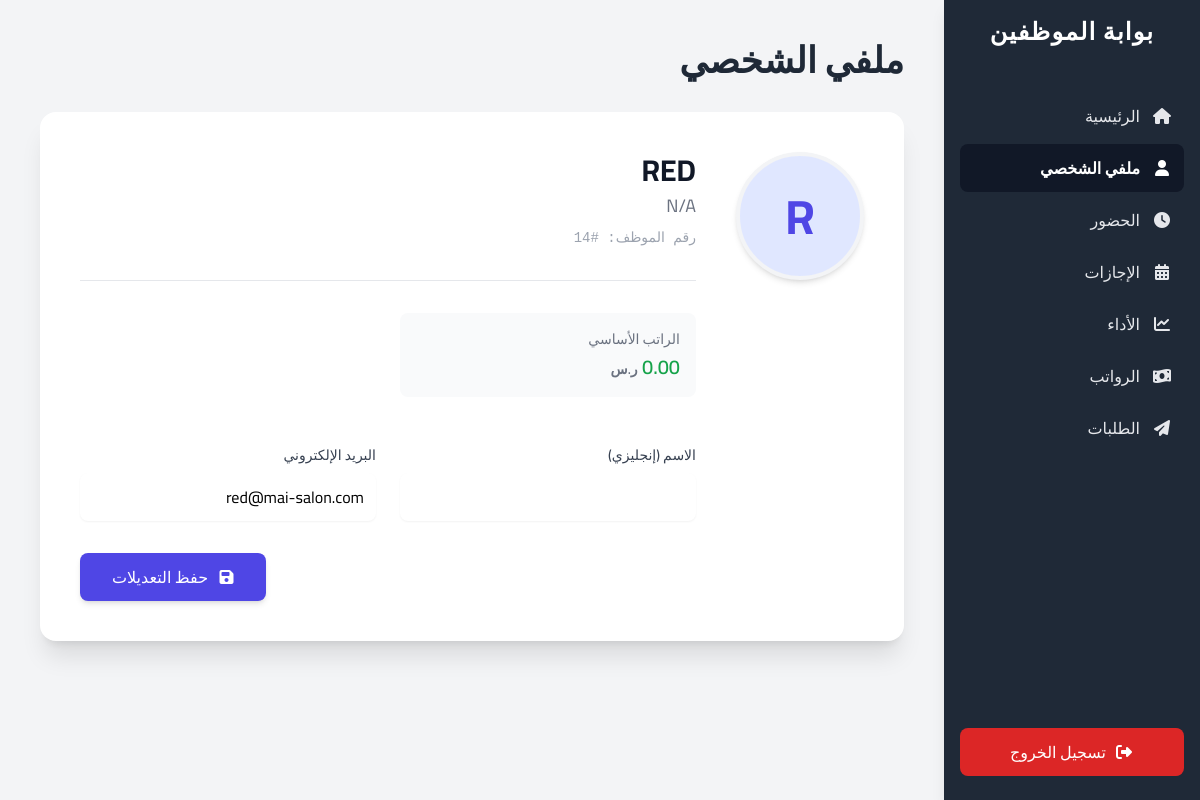
The app's page /admin/profile.php (signed in) with its own data.
### tables this page shows
CREATE TABLE `users` (
  `id` int(10) UNSIGNED NOT NULL,
  `name` varchar(100) NOT NULL,
  `email` varchar(150) NOT NULL,
  `password` varchar(255) NOT NULL,
  `role_id` int(10) UNSIGNED NOT NULL,
  `is_active` tinyint(1) DEFAULT 1,
  `last_login` timestamp NULL DEFAULT NULL,
  `created_by` int(10) UNSIGNED DEFAULT NULL,
  `created_at` timestamp NOT NULL DEFAULT current_timestamp(),
  `updated_at` timestamp NOT NULL DEFAULT current_timestamp() ON UPDATE current_timestamp()
);

### admin/profile.php (the view, shortened to what this page needs)
<?php
$lang = $_SESSION['lang'] ?? 'ar';
$is_rtl = ($lang === 'ar');
$t = [
    'en' => ['title' => 'My Profile', 'header' => 'My Profile', 'update_success' => 'Profile updated successfully.', 'update_error' => 'Error updating profile: ', 'profile_not_found' => 'Your profile could not be found. Please contact administration.', 'employee_id' => 'Employee ID', 'base_salary' => 'Base Salary', 'name_english' => 'Name (English)', 'email' => 'Email Address', 'save_changes' => 'Save Changes', 'currency' => 'SAR'],
    'ar' => ['title' => 'ملفي الشخصي', 'header' => 'ملفي الشخصي', 'update_success' => 'تم تحديث الملف الشخصي بنجاح.', 'update_error' => 'حدث خطأ أثناء التحديث: ', 'profile_not_found' => 'لا يمكن العثور على ملفك الشخصي. يرجى التواصل مع الإدارة.', 'employee_id' => 'رقم الموظف', 'base_salary' => 'الراتب الأساسي', 'name_english' => 'الاسم (إنجليزي)', 'email' => 'البريد الإلكتروني', 'save_changes' => 'حفظ التعديلات', 'currency' => 'ر.س']
];
$t_sidebar = [
    'en' => ['employee_portal' => 'Employee Portal', 'home' => 'Home', 'my_profile' => 'My Profile', 'attendance' => 'Attendance', 'leaves' => 'Leaves', 'performance' => 'Performance', 'payroll' => 'Payroll', 'requests' => 'Requests', 'logout' => 'Logout'],
    'ar' => ['employee_portal' => 'بوابة الموظفين', 'home' => 'الرئيسية', 'my_profile' => 'ملفي الشخصي', 'attendance' => 'الحضور', 'leaves' => 'الإجازات', 'performance' => 'الأداء', 'payroll' => 'الرواتب', 'requests' => 'الطلبات', 'logout' => 'تسجيل الخروج']
];
$user_id_from_session = $_SESSION['user_id'];
$database = new Database();
$db = $database->getConnection();
$stmt_user = $db->prepare("SELECT id, email, name FROM users WHERE id = ?");
$stmt_user->execute([$user_id_from_session]);
$user_data = $stmt_user->fetch(PDO::FETCH_ASSOC);
$stmt_tm = $db->prepare("SELECT name_en, position_ar, salary, image FROM team_members WHERE user_id = ?");
$stmt_tm->execute([$user_id_from_session]);
$team_member_data = $stmt_tm->fetch(PDO::FETCH_ASSOC);
$profile = array_merge($user_data, $team_member_data ?: []);
$display_name = ($lang === 'ar' && !empty($profile['name'])) ? $profile['name'] : ($profile['name_en'] ?? $profile['name'] ?? 'Employee');
$profile_image = isset($profile['image']) && !empty($profile['image']) ? $profile['image'] : null;
$profile_initial = '';
if (!$profile_image && !empty($display_name)) {
    $profile_initial = mb_strtoupper(mb_substr($display_name, 0, 1, 'UTF-8'));
}
?>
<!DOCTYPE html>
<html lang="<?= $lang ?>" dir="<?= $is_rtl ? 'rtl' : 'ltr' ?>">
<head>
    <script src="https://cdn.tailwindcss.com"></script>
    <link rel="stylesheet" href="https://cdnjs.cloudflare.com/ajax/libs/font-awesome/6.4.2/css/all.min.css">
</head>
<body class="antialiased">
    <div class="flex min-h-screen">
        <aside id="sidebar" class="sidebar bg-gray-800 text-gray-200 w-64 p-4 fixed <?= $is_rtl ? 'right-0' : 'left-0' ?> top-0 z-50 md:translate-x-0 h-full flex flex-col shadow-lg">
            <div class="text-center mb-10">
                <a href="dashboard_r.php" class="text-2xl font-bold text-white tracking-wider"><?= $t_sidebar[$lang]['employee_portal'] ?></a>
            </div>
            <nav class="flex-grow">
                 <a href="dashboard_r.php" class="flex items-center p-3 my-1 hover:bg-gray-700 hover:text-white rounded-lg transition-colors"><i class="fas fa-home fa-fw <?= $is_rtl ? 'ml-3' : 'mr-3' ?>"></i> <?= $t_sidebar[$lang]['home'] ?></a>
                <a href="profile.php" class="flex items-center p-3 my-1 bg-gray-900 text-white rounded-lg font-bold"><i class="fas fa-user fa-fw <?= $is_rtl ? 'ml-3' : 'mr-3' ?>"></i> <?= $t_sidebar[$lang]['my_profile'] ?></a>
                <a href="attendance.php" class="flex items-center p-3 my-1 hover:bg-gray-700 hover:text-white rounded-lg transition-colors"><i class="fas fa-clock fa-fw <?= $is_rtl ? 'ml-3' : 'mr-3' ?>"></i> <?= $t_sidebar[$lang]['attendance'] ?></a>
                <a href="leaves.php" class="flex items-center p-3 my-1 hover:bg-gray-700 hover:text-white rounded-lg transition-colors"><i class="fas fa-calendar-alt fa-fw <?= $is_rtl ? 'ml-3' : 'mr-3' ?>"></i> <?= $t_sidebar[$lang]['leaves'] ?></a>
                <a href="performance.php" class="flex items-center p-3 my-1 hover:bg-gray-700 hover:text-white rounded-lg transition-colors"><i class="fas fa-chart-line fa-fw <?= $is_rtl ? 'ml-3' : 'mr-3' ?>"></i> <?= $t_sidebar[$lang]['performance'] ?></a>
                <a href="payroll.php" class="flex items-center p-3 my-1 hover:bg-gray-700 hover:text-white rounded-lg transition-colors"><i class="fas fa-money-bill-wave fa-fw <?= $is_rtl ? 'ml-3' : 'mr-3' ?>"></i> <?= $t_sidebar[$lang]['payroll'] ?></a>
                <a href="requests.php" class="flex items-center p-3 my-1 hover:bg-gray-700 hover:text-white rounded-lg transition-colors"><i class="fas fa-paper-plane fa-fw <?= $is_rtl ? 'ml-3' : 'mr-3' ?>"></i> <?= $t_sidebar[$lang]['requests'] ?></a>
            </nav>
            <div class="mt-auto">
                 <a href="logout.php" class="flex items-center p-3 my-2 bg-red-600 hover:bg-red-700 text-white rounded-lg justify-center transition-colors"><i class="fas fa-sign-out-alt fa-fw <?= $is_rtl ? 'ml-2' : 'mr-2' ?>"></i> <?= $t_sidebar[$lang]['logout'] ?></a>
            </div>
        </aside>
        <main class="main-content flex-1 p-6 md:p-10">
            <div class="max-w-4xl mx-auto">
                <header class="fade-in-up mb-8">
                    <h1 class="text-3xl md:text-4xl font-bold text-gray-800"><?= $t[$lang]['header'] ?></h1>
                </header>
                <div class="fade-in-up bg-white p-8 md:p-10 rounded-2xl shadow-xl transition-shadow hover:shadow-2xl">
                    <div class="flex flex-col md:flex-row items-center md:items-start md:gap-10">
                        <div class="flex-shrink-0 mb-6 md:mb-0 text-center">
                            <?php if ($profile_image): ?>
                                <img src="/<?= htmlspecialchars($profile_image) ?>" alt="Profile Picture" class="w-32 h-32 rounded-full object-cover mx-auto border-4 border-gray-100 shadow-md">
                            <?php else: ?>
                                <div class="w-32 h-32 rounded-full bg-indigo-100 flex items-center justify-center mx-auto border-4 border-gray-100 shadow-md">
                                    <span class="text-5xl font-bold text-indigo-600"><?= htmlspecialchars($profile_initial) ?></span>
                                </div>
                            <?php endif; ?>
                        </div>
                        <div class="flex-grow w-full">
                            <div class="text-center <?= $is_rtl ? 'md:text-right' : 'md:text-left' ?>">
                                 <h2 class="text-3xl font-bold text-gray-900"><?= htmlspecialchars($display_name) ?></h2>
                                 <p class="text-lg text-gray-500 mt-1"><?= htmlspecialchars($profile['position_ar'] ?? 'N/A') ?></p>
                                 <p class="text-sm text-gray-400 mt-2 font-mono"><?= $t[$lang]['employee_id'] ?>: #<?= htmlspecialchars($profile['id']) ?></p>
                            </div>
                            <hr class="my-8 border-gray-200">
                            <form method="POST" action="profile.php">
                                <div class="grid grid-cols-1 md:grid-cols-2 gap-6">
                                    <div class="bg-gray-50 p-4 rounded-lg">
                                        <label class="block text-sm font-medium text-gray-500"><?= $t[$lang]['base_salary'] ?></label>
                                        <p class="mt-1 text-xl font-semibold text-green-600"><?= number_format($profile['salary'] ?? 0, 2) ?> <span class="text-sm text-gray-500"><?= $t[$lang]['currency'] ?></span></p>
                                    </div>
                                    <div>
                                        <label for="name_en" class="block text-sm font-medium text-gray-700 mb-2"><?= $t[$lang]['name_english'] ?></label>
                                        <input type="text" name="name_en" id="name_en" value="<?= htmlspecialchars($profile['name_en'] ?? '') ?>" class="form-input w-full border-gray-300 rounded-lg shadow-sm p-3">
                                    </div>
                                    <div>
                                        <label for="email" class="block text-sm font-medium text-gray-700 mb-2"><?= $t[$lang]['email'] ?></label>
                                        <input type="email" name="email" id="email" value="<?= htmlspecialchars($profile['email'] ?? '') ?>" required class="form-input w-full border-gray-300 rounded-lg shadow-sm p-3">
                                    </div>
                                </div>
                                <div class="mt-8 flex justify-end">
                                    <button type="submit" class="bg-indigo-600 text-white px-8 py-3 rounded-lg hover:bg-indigo-700 transition transform hover:scale-105 shadow-md focus:outline-none focus:ring-2 focus:ring-offset-2 focus:ring-indigo-500">
                                        <i class="fas fa-save <?= $is_rtl ? 'ml-2' : 'mr-2' ?>"></i> <?= $t[$lang]['save_changes'] ?>
                                    </button>
                                </div>
                            </form>
                        </div>
                    </div>
                </div>
            </div>
        </main>
    </div>
</body>
</html>

### records on screen
users: name "R", name "RED", id "14", email "red@mai-salon.com"

### other values on screen
$t_sidebar[$lang]['employee_portal'] "بوابة الموظفين"
$t_sidebar[$lang]['home'] "الرئيسية"
$t_sidebar[$lang]['my_profile'] "ملفي الشخصي"
$t_sidebar[$lang]['attendance'] "الحضور"
$t_sidebar[$lang]['leaves'] "الإجازات"
$t_sidebar[$lang]['performance'] "الأداء"
$t_sidebar[$lang]['payroll'] "الرواتب"
$t_sidebar[$lang]['requests'] "الطلبات"
$t_sidebar[$lang]['logout'] "تسجيل الخروج"
$t[$lang]['header'] "ملفي الشخصي"
$profile['position_ar'] "N/A"
$t[$lang]['employee_id'] "رقم الموظف"
$t[$lang]['base_salary'] "الراتب الأساسي"
$profile['salary'] "0.00"
$t[$lang]['currency'] "ر.س"
